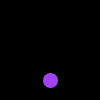
Frame 1 (no input)
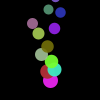
Frame 60 (the mouse pressed at the canvas centre just before this capture)
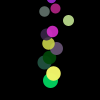
Frame 120 (the mouse held since frame 60 and released just before this capture)

The Processing sketch that drew these frames (run headless with seeded random() and noise(); from frame 60 on, the mouse is pressed at the canvas centre):

// Processing sketch: SimplifiedParticleSystem
// ── SimplifiedParticleSystem.pde
ArrayList<Particle> particles;

void setup(){
  particles = new ArrayList<Particle>();
}

void draw(){
  background(0);
  Particle particle = new Particle(width/2, height - 20);
  particles.add(particle);
  
  for(int i = particles.size() - 1; i >= 0; i--){
    Particle p = particles.get(i);
    p.show();
    p.update();
    if(p.isDead()){
      particles.remove(0);
    }
  }
}

// ── Particle.pde
class Particle {
  PVector pos;
  PVector velocity;
  int a = 255;
  float w = 15;
  
  Particle(float x, float y){
    pos = new PVector(x, y);
  }
  
  void show(){
    color c = color(random(255), random(255), random(255));
    stroke(c, a);
    strokeWeight(w);
    point(pos.x, pos.y);
  }
  
  void update(){
    velocity = new PVector(random(-5, 5), random(-10, -5));
    pos.x += velocity.x;
    pos.y += velocity.y;
    if(a > 0) a -= 5;
    if(w > 0) w -= 0.5;
  }
  
  boolean isDead(){
    if(a <= 0){
      return true;
    } else {
      return false;
    }
  }
}
